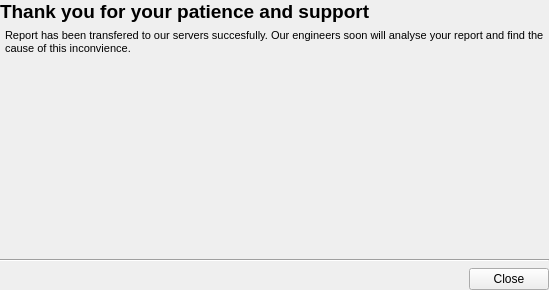
<?xml version="1.0" encoding="UTF-8"?>
<ui version="4.0">
 <class>ZECRPageTransferCompleted</class>
 <widget class="QWidget" name="ZECRPageTransferCompleted">
  <property name="geometry">
   <rect>
    <x>0</x>
    <y>0</y>
    <width>549</width>
    <height>290</height>
   </rect>
  </property>
  <property name="windowTitle">
   <string>Form</string>
  </property>
  <layout class="QVBoxLayout" name="verticalLayout">
   <property name="leftMargin">
    <number>0</number>
   </property>
   <property name="topMargin">
    <number>0</number>
   </property>
   <property name="rightMargin">
    <number>0</number>
   </property>
   <property name="bottomMargin">
    <number>0</number>
   </property>
   <item>
    <widget class="QLabel" name="label_2">
     <property name="font">
      <font>
       <pointsize>10</pointsize>
       <weight>75</weight>
       <bold>true</bold>
      </font>
     </property>
     <property name="text">
      <string>&lt;html&gt;&lt;head/&gt;&lt;body&gt;&lt;p&gt;&lt;span style=&quot; font-size:14pt;&quot;&gt;Thank you for your patience and support&lt;/span&gt;&lt;/p&gt;&lt;/body&gt;&lt;/html&gt;</string>
     </property>
    </widget>
   </item>
   <item>
    <widget class="QLabel" name="label_3">
     <property name="text">
      <string>&lt;!DOCTYPE HTML PUBLIC &quot;-//W3C//DTD HTML 4.0//EN&quot; &quot;http://www.w3.org/TR/REC-html40/strict.dtd&quot;&gt;
&lt;html&gt;&lt;head&gt;&lt;meta name=&quot;qrichtext&quot; content=&quot;1&quot; /&gt;&lt;style type=&quot;text/css&quot;&gt;
p, li { white-space: pre-wrap; }
&lt;/style&gt;&lt;/head&gt;&lt;body style=&quot; font-family:'MS Shell Dlg 2'; font-size:8pt; font-weight:400; font-style:normal;&quot;&gt;
&lt;p style=&quot; margin-top:0px; margin-bottom:0px; margin-left:0px; margin-right:0px; -qt-block-indent:0; text-indent:0px;&quot;&gt;Report has been transfered to our servers succesfully. Our engineers soon will analyse your report and find the cause of this inconvience.&lt;/p&gt;&lt;/body&gt;&lt;/html&gt;</string>
     </property>
     <property name="wordWrap">
      <bool>true</bool>
     </property>
     <property name="indent">
      <number>5</number>
     </property>
    </widget>
   </item>
   <item>
    <spacer name="verticalSpacer">
     <property name="orientation">
      <enum>Qt::Vertical</enum>
     </property>
     <property name="sizeHint" stdset="0">
      <size>
       <width>20</width>
       <height>40</height>
      </size>
     </property>
    </spacer>
   </item>
   <item>
    <widget class="Line" name="line">
     <property name="orientation">
      <enum>Qt::Horizontal</enum>
     </property>
    </widget>
   </item>
   <item>
    <layout class="QHBoxLayout" name="horizontalLayout">
     <item>
      <spacer name="horizontalSpacer">
       <property name="orientation">
        <enum>Qt::Horizontal</enum>
       </property>
       <property name="sizeHint" stdset="0">
        <size>
         <width>40</width>
         <height>20</height>
        </size>
       </property>
      </spacer>
     </item>
     <item>
      <widget class="QPushButton" name="btnClose">
       <property name="text">
        <string>Close</string>
       </property>
      </widget>
     </item>
    </layout>
   </item>
  </layout>
 </widget>
 <resources/>
 <connections/>
</ui>
